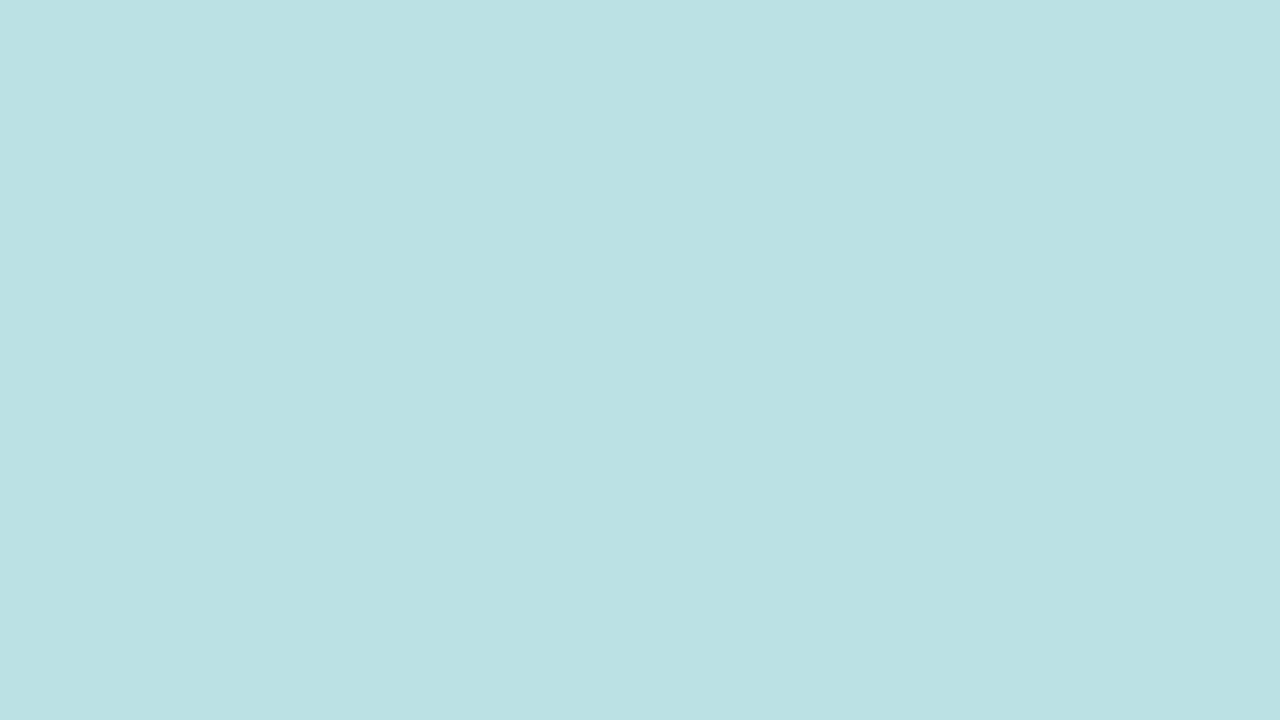
#> input picture data/foreback_grp/img_foregrd_20_20171228_01.jpg, 1280 x 720 px, given in place of patch_pad_v.png, which was not available
$ python image_preprocess.py
#> lines starting #> are read from the running program, lines starting #| are printed output that depends on the picture; pictures that were not available may be replaced by others from this repository, and a replacement may not be noted
import os
import cv2
import numpy as np
from time import time
from skimage.morphology import skeletonize, medial_axis
from skimage import img_as_ubyte, img_as_bool


patch_pad_v = cv2.imread('data\\padding\\patch_pad_v.png')
#> patch_pad_v is the input picture: shape (720, 1280, 3); mean B, G, R 228, 225, 187
patch_pad_h = cv2.imread('data\\padding\\patch_pad_h.png')
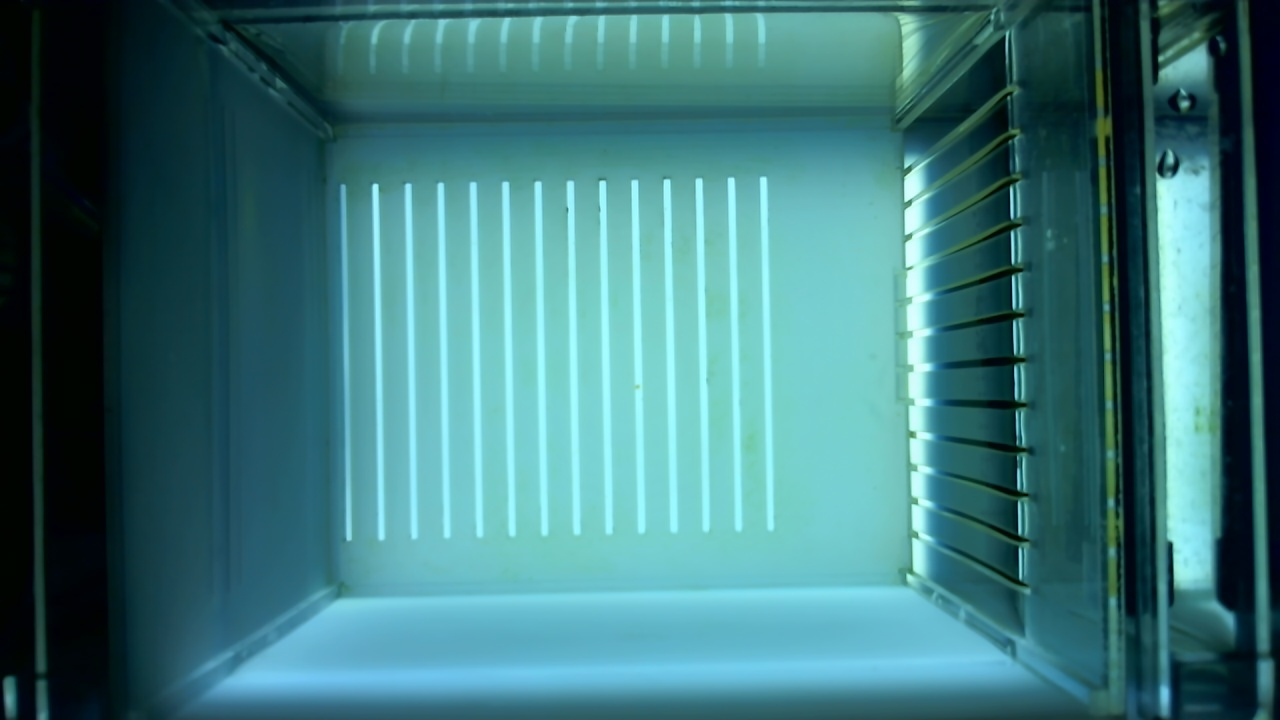
#> input picture data/foreback_grp/img_backgrd_20_20171228_01.jpg, 1280 x 720 px, given in place of patch_pad_h.png, which was not available
#> patch_pad_h is the input picture: shape (720, 1280, 3); mean B, G, R 123.7, 120, 62
image_pad_v = cv2.imread('data\\padding\\image_pad_v.png')
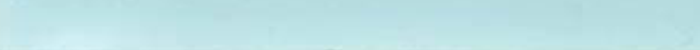
#> input picture data/padding/image_pad_v.png, 700 x 50 px, found by its file name
#> image_pad_v is the input picture: shape (50, 700, 3); mean B, G, R 229, 226, 189.4
image_pad_h = cv2.imread('data\\padding\\image_pad_h.png')
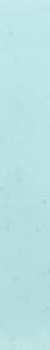
#> input picture data/padding/image_pad_h.png, 50 x 350 px, found by its file name
#> image_pad_h is the input picture: shape (350, 50, 3); mean B, G, R 227.6, 224.6, 186.7


# [229 lines left out: functions read_image_from_video, pad_frame_image, pad_fish_patch, thinning, compute_forebackground, compute_forebackground_video and 3 more, not called in this run]


prept, curpt, origin_img = (0, 0), (0, 0), []


# [30 lines left out: function on_mouse, not called in this run]
